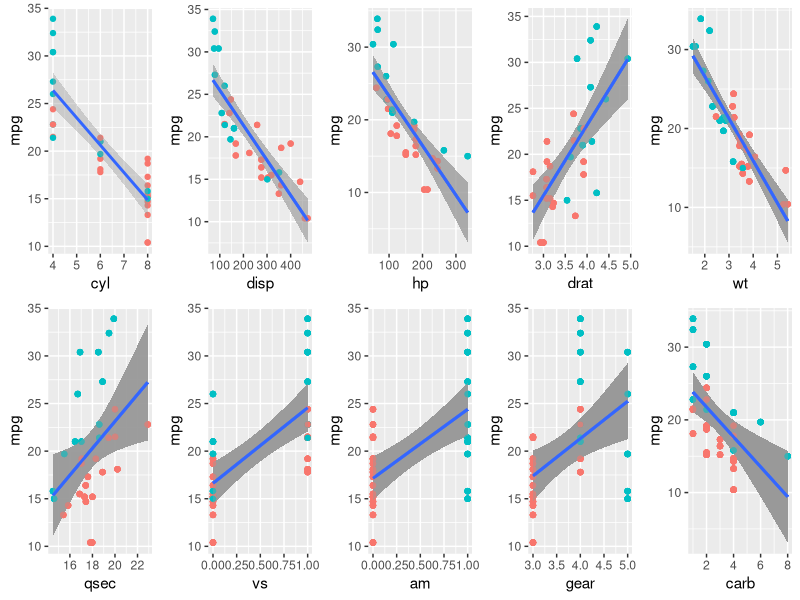

Write the R code that produced this figure.
## ---- chunk 1
knitr::opts_chunk$set(echo=FALSE, warning=FALSE, message=FALSE, cache=FALSE)
## ---- chunk 2
require(ggplot2)
require(tidyr)
require(dplyr)
require(grid)
require(gridExtra)
## ---- chunk 3
data(mtcars)
#mtcars$cyl <- factor(mtcars$cyl); mtcars$vs <- factor(mtcars$vs) 
#mtcars$am <- factor(mtcars$am); mtcars$gear <- factor(mtcars$gear) 
#mtcars$carb <- factor(mtcars$carb)
#add a column with origin
#mtcars$imp <- 1
#mtcars$imp[c(1:3, 8:14, 18:21, 26:28, 30:32)] <- 0
#mtcars$imp <- as.logical(mtcars$imp)
#head(mtcars)
## ---- chunk 4
names_var <- names(select(mtcars, -mpg))
out <- NULL
g <- ggplot(mtcars, aes(y = mpg))
for(i in 1:length(names_var)){
    
    g <- g + aes_string(x = names_var[i]) + geom_point(aes(colour = factor(am))) + geom_smooth(method = "lm", aes(group = 1)) + guides(colour = FALSE)
    
    out[[i]] <- g # creates a list with all the plots 
}
grid.arrange(out[[1]], out[[2]], out[[3]], out[[4]], out[[5]], out[[6]], out[[7]], out[[8]], out[[9]], out[[10]], nrow = 2)
## ---- chunk 5
t <- t.test(mtcars$mpg ~ mtcars$am)
## ---- chunk 6
fit_am <- lm(mpg ~ am, mtcars)
## ---- chunk 7
fit_wt <- lm(mpg ~ wt, mtcars)
fit_wt2 <- update(fit_wt, mpg ~ wt + I(wt^2))
## ---- chunk 8
fit_wt2_cyl <- update(fit_wt2, mpg ~ wt + I(wt^2) + cyl)
